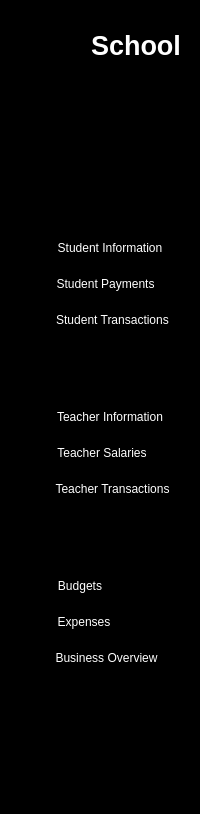
      <widget class="QWidget" name="icon_text_widget" native="true">
       <property name="styleSheet">
        <string notr="true">QWidget{
	background-color: rgb(0, 0, 0);
	color:white;
}

QPushButton{
	height:30px;
	border:none;
}</string>
       </property>
       <layout class="QVBoxLayout" name="verticalLayout_11">
        <property name="topMargin">
         <number>30</number>
        </property>
        <item>
         <layout class="QHBoxLayout" name="horizontalLayout">
          <property name="spacing">
           <number>20</number>
          </property>
          <property name="leftMargin">
           <number>20</number>
          </property>
          <item>
           <widget class="QLabel" name="label_2">
            <property name="maximumSize">
             <size>
              <width>40</width>
              <height>40</height>
             </size>
            </property>
            <property name="text">
             <string/>
            </property>
            <property name="pixmap">
             <pixmap>:/ /Icons/logo.png</pixmap>
            </property>
            <property name="scaledContents">
             <bool>true</bool>
            </property>
           </widget>
          </item>
          <item>
           <widget class="QLabel" name="label_3">
            <property name="font">
             <font>
              <pointsize>20</pointsize>
              <bold>true</bold>
             </font>
            </property>
            <property name="text">
             <string>School</string>
            </property>
           </widget>
          </item>
         </layout>
        </item>
        <item>
         <layout class="QVBoxLayout" name="verticalLayout_7">
          <property name="spacing">
           <number>15</number>
          </property>
          <property name="topMargin">
           <number>35</number>
          </property>
          <item>
           <widget class="QPushButton" name="dashboard_2">
            <property name="styleSheet">
             <string notr="true">QPushButton{
	padding-left:-60px
}

QPushButton:checked{
	background-color:white;
	border-radius:3px;
}</string>
            </property>
            <property name="text">
             <string/>
            </property>
            <property name="icon">
             <iconset>
              <normaloff>:/ /Icons/dashboard2.png</normaloff>
              <normalon>:/ /Icons/dashboard1.png</normalon>:/ /Icons/dashboard2.png</iconset>
            </property>
            <property name="iconSize">
             <size>
              <width>100</width>
              <height>60</height>
             </size>
            </property>
            <property name="checkable">
             <bool>true</bool>
            </property>
           </widget>
          </item>
          <item>
           <widget class="QPushButton" name="institution_2">
            <property name="styleSheet">
             <string notr="true">QPushButton{
	padding-left:-65px
}

QPushButton:checked{
	background-color:white;
	border-radius:3px;
}</string>
            </property>
            <property name="text">
             <string/>
            </property>
            <property name="icon">
             <iconset>
              <normaloff>:/ /Icons/institution2.png</normaloff>
              <normalon>:/ /Icons/institution1.png</normalon>:/ /Icons/institution2.png</iconset>
            </property>
            <property name="iconSize">
             <size>
              <width>95</width>
              <height>45</height>
             </size>
            </property>
            <property name="checkable">
             <bool>true</bool>
            </property>
           </widget>
          </item>
          <item>
           <widget class="QFrame" name="students">
            <property name="frameShape">
             <enum>QFrame::Shape::StyledPanel</enum>
            </property>
            <property name="frameShadow">
             <enum>QFrame::Shadow::Raised</enum>
            </property>
            <layout class="QVBoxLayout" name="verticalLayout_4">
             <property name="spacing">
              <number>0</number>
             </property>
             <property name="leftMargin">
              <number>0</number>
             </property>
             <property name="topMargin">
              <number>0</number>
             </property>
             <property name="rightMargin">
              <number>0</number>
             </property>
             <property name="bottomMargin">
              <number>0</number>
             </property>
             <item>
              <widget class="QPushButton" name="students_2">
               <property name="styleSheet">
                <string notr="true"/>
               </property>
               <property name="text">
                <string/>
               </property>
               <property name="icon">
                <iconset>
                 <normaloff>:/ /Icons/students3.png</normaloff>
                 <normalon>:/ /Icons/students4.png</normalon>:/ /Icons/students3.png</iconset>
               </property>
               <property name="iconSize">
                <size>
                 <width>200</width>
                 <height>60</height>
                </size>
               </property>
               <property name="checkable">
                <bool>true</bool>
               </property>
              </widget>
             </item>
             <item>
              <widget class="QFrame" name="students_dropdown">
               <property name="frameShape">
                <enum>QFrame::Shape::StyledPanel</enum>
               </property>
               <property name="frameShadow">
                <enum>QFrame::Shadow::Raised</enum>
               </property>
               <layout class="QVBoxLayout" name="verticalLayout">
                <item>
                 <widget class="QPushButton" name="student_info">
                  <property name="styleSheet">
                   <string notr="true">QPushButton{
	padding-left:20px
}

QPushButton:hover{
	color:#128298
}</string>
                  </property>
                  <property name="text">
                   <string>Student Information</string>
                  </property>
                  <property name="checkable">
                   <bool>true</bool>
                  </property>
                 </widget>
                </item>
                <item>
                 <widget class="QPushButton" name="student_payments">
                  <property name="styleSheet">
                   <string notr="true">QPushButton{
	padding-left:11px
}

QPushButton:hover{
	color:#128298
}</string>
                  </property>
                  <property name="text">
                   <string>Student Payments</string>
                  </property>
                  <property name="checkable">
                   <bool>true</bool>
                  </property>
                 </widget>
                </item>
                <item>
                 <widget class="QPushButton" name="student_transactions">
                  <property name="styleSheet">
                   <string notr="true">QPushButton{
	padding-left:25px
}

QPushButton:hover{
	color:#128298
}</string>
                  </property>
                  <property name="text">
                   <string>Student Transactions</string>
                  </property>
                  <property name="checkable">
                   <bool>true</bool>
                  </property>
                 </widget>
                </item>
               </layout>
              </widget>
             </item>
            </layout>
           </widget>
          </item>
          <item>
           <widget class="QFrame" name="teachers">
            <property name="frameShape">
             <enum>QFrame::Shape::StyledPanel</enum>
            </property>
            <property name="frameShadow">
             <enum>QFrame::Shadow::Raised</enum>
            </property>
            <layout class="QVBoxLayout" name="verticalLayout_5">
             <property name="spacing">
              <number>0</number>
             </property>
             <property name="leftMargin">
              <number>0</number>
             </property>
             <property name="topMargin">
              <number>0</number>
             </property>
             <property name="rightMargin">
              <number>0</number>
             </property>
             <property name="bottomMargin">
              <number>0</number>
             </property>
             <item>
              <widget class="QPushButton" name="teachers_2">
               <property name="text">
                <string/>
               </property>
               <property name="icon">
                <iconset>
                 <normaloff>:/ /Icons/teachers3.png</normaloff>
                 <normalon>:/ /Icons/teachers4.png</normalon>:/ /Icons/teachers3.png</iconset>
               </property>
               <property name="iconSize">
                <size>
                 <width>200</width>
                 <height>60</height>
                </size>
               </property>
               <property name="checkable">
                <bool>true</bool>
               </property>
              </widget>
             </item>
             <item>
              <widget class="QFrame" name="teachers_dropdown">
               <property name="frameShape">
                <enum>QFrame::Shape::StyledPanel</enum>
               </property>
               <property name="frameShadow">
                <enum>QFrame::Shadow::Raised</enum>
               </property>
               <layout class="QVBoxLayout" name="verticalLayout_2">
                <item>
                 <widget class="QPushButton" name="teacher_info">
                  <property name="styleSheet">
                   <string notr="true">QPushButton{
	padding-left:20px
}

QPushButton:hover{
	color:#128298
}</string>
                  </property>
                  <property name="text">
                   <string>Teacher Information</string>
                  </property>
                  <property name="checkable">
                   <bool>true</bool>
                  </property>
                 </widget>
                </item>
                <item>
                 <widget class="QPushButton" name="teacher_salaries">
                  <property name="styleSheet">
                   <string notr="true">QPushButton{
	padding-left:4px
}

QPushButton:hover{
	color:#128298
}</string>
                  </property>
                  <property name="text">
                   <string>Teacher Salaries</string>
                  </property>
                  <property name="checkable">
                   <bool>true</bool>
                  </property>
                 </widget>
                </item>
                <item>
                 <widget class="QPushButton" name="teacher_transactions">
                  <property name="styleSheet">
                   <string notr="true">QPushButton{
	padding-left:25px
}

QPushButton:hover{
	color:#128298
}</string>
                  </property>
                  <property name="text">
                   <string>Teacher Transactions</string>
                  </property>
                  <property name="checkable">
                   <bool>true</bool>
                  </property>
                 </widget>
                </item>
               </layout>
              </widget>
             </item>
            </layout>
           </widget>
          </item>
          <item>
           <widget class="QFrame" name="finances">
            <property name="frameShape">
             <enum>QFrame::Shape::StyledPanel</enum>
            </property>
            <property name="frameShadow">
             <enum>QFrame::Shadow::Raised</enum>
            </property>
            <layout class="QVBoxLayout" name="verticalLayout_6">
             <property name="spacing">
              <number>0</number>
             </property>
             <property name="leftMargin">
              <number>0</number>
             </property>
             <property name="topMargin">
              <number>0</number>
             </property>
             <property name="rightMargin">
              <number>0</number>
             </property>
             <property name="bottomMargin">
              <number>0</number>
             </property>
             <item>
              <widget class="QPushButton" name="finances_2">
               <property name="text">
                <string/>
               </property>
               <property name="icon">
                <iconset>
                 <normaloff>:/ /Icons/finances3.png</normaloff>
                 <normalon>:/ /Icons/finances4.png</normalon>:/ /Icons/finances3.png</iconset>
               </property>
               <property name="iconSize">
                <size>
                 <width>200</width>
                 <height>100</height>
                </size>
               </property>
               <property name="checkable">
                <bool>true</bool>
               </property>
              </widget>
             </item>
             <item>
              <widget class="QFrame" name="finances_dropdown">
               <property name="frameShape">
                <enum>QFrame::Shape::StyledPanel</enum>
               </property>
               <property name="frameShadow">
                <enum>QFrame::Shadow::Raised</enum>
               </property>
               <layout class="QVBoxLayout" name="verticalLayout_3">
                <item>
                 <widget class="QPushButton" name="budgets">
                  <property name="styleSheet">
                   <string notr="true">QPushButton{
	padding-left:-40px
}

QPushButton:hover{
	color:#128298
}</string>
                  </property>
                  <property name="text">
                   <string>Budgets</string>
                  </property>
                  <property name="checkable">
                   <bool>true</bool>
                  </property>
                 </widget>
                </item>
                <item>
                 <widget class="QPushButton" name="expenses">
                  <property name="styleSheet">
                   <string notr="true">QPushButton{
	padding-left:-32px
}

QPushButton:hover{
	color:#128298
}</string>
                  </property>
                  <property name="text">
                   <string>Expenses</string>
                  </property>
                  <property name="checkable">
                   <bool>true</bool>
                  </property>
                 </widget>
                </item>
                <item>
                 <widget class="QPushButton" name="business_overview">
                  <property name="styleSheet">
                   <string notr="true">QPushButton{
	padding-left:13px
}

QPushButton:hover{
	color:#128298
}</string>
                  </property>
                  <property name="text">
                   <string>Business Overview</string>
                  </property>
                  <property name="checkable">
                   <bool>true</bool>
                  </property>
                 </widget>
                </item>
               </layout>
              </widget>
             </item>
            </layout>
           </widget>
          </item>
         </layout>
        </item>
        <item>
         <spacer name="verticalSpacer_2">
          <property name="orientation">
           <enum>Qt::Orientation::Vertical</enum>
          </property>
          <property name="sizeHint" stdset="0">
           <size>
            <width>20</width>
            <height>33</height>
           </size>
          </property>
         </spacer>
        </item>
        <item>
         <layout class="QVBoxLayout" name="verticalLayout_8">
          <property name="spacing">
           <number>20</number>
          </property>
          <item>
           <widget class="QPushButton" name="settings_2">
            <property name="styleSheet">
             <string notr="true">QPushButton{
	padding-left:-65px
}

QPushButton:checked{
	background-color:white;
	border-radius:3px;
}</string>
            </property>
            <property name="text">
             <string/>
            </property>
            <property name="icon">
             <iconset>
              <normaloff>:/ /Icons/settings2.png</normaloff>
              <normalon>:/ /Icons/settings1.png</normalon>:/ /Icons/settings2.png</iconset>
            </property>
            <property name="iconSize">
             <size>
              <width>100</width>
              <height>60</height>
             </size>
            </property>
            <property name="checkable">
             <bool>true</bool>
            </property>
           </widget>
          </item>
          <item>
           <widget class="QPushButton" name="sign_out_2">
            <property name="styleSheet">
             <string notr="true">QPushButton{
	padding-left:-60px
}

QPushButton:checked{
	background-color:white;
	border-radius:3px;
}</string>
            </property>
            <property name="text">
             <string/>
            </property>
            <property name="icon">
             <iconset>
              <normaloff>:/ /Icons/signout2.png</normaloff>
              <normalon>:/ /Icons/signout1.png</normalon>:/ /Icons/signout2.png</iconset>
            </property>
            <property name="iconSize">
             <size>
              <width>100</width>
              <height>60</height>
             </size>
            </property>
            <property name="checkable">
             <bool>true</bool>
            </property>
           </widget>
          </item>
         </layout>
        </item>
       </layout>
      </widget>
